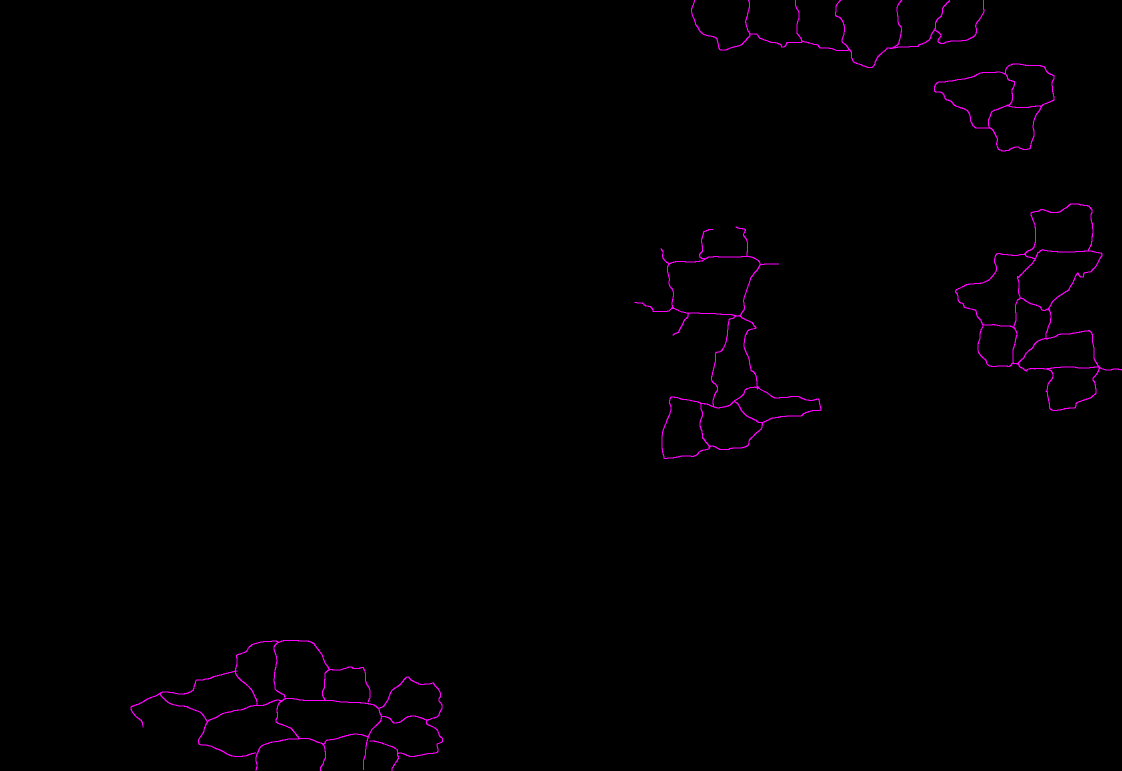
#> input picture tools/classic-map/manual_borders.png, 2244 x 1542 px (shown at 1/2 size)
$ python generate.py ../classic-map/manual_borders.png ../classic-map/manual_borders.png ../classic-map/manual_borders.png ../classic-map/manual_borders.png
#> lines starting #> are read from the running program, lines starting #| are printed output that depends on the picture; after the words box and inside, x2 and y2 are one past the last pixel; in counts of white or black regions, pixels touching at a corner belong together
"""Generátor obrysů zemí pro mapu K ligy (a dalších lig) z TAKTICKÉ grafiky (dlaždice mapaK1_<n>s.gif).

python generate.py full_s.png seeds.txt outdir [fixes.txt]
  full_s.png = slepená taktická mapa (3×3 dlaždice 748×514)
  seeds.txt  = "id:x,y,w,h ..." (pozice div.land v souřadnicích mřížky)
  fixes.txt  = ruční opravy, řádky:
                 seed <id> <x> <y>   další semínko země (např. druhý břeh řeky)
                 void <x> <y>        místo, které nepatří žádné zemi
                 move <id> <x> <y>   přesunout hlavní semínko (tlačítko země leží mimo ni)
                 line x1 y1 x2 y2 …  dokreslit hranici (lomená čára)
                 hardbox x0 y0 x1 y1 v obdélníku jsou čáry taktické mapy neprůchodné
                 lineowner x0 y0 x1 y1 A B  pixely čar v obdélníku mezi zeměmi A a B dostane A
                                     (hranice pak vede po okraji čáry na straně B)
Výstup: regions.json, borders.png, check.png
"""
import sys, os, json, numpy as np, cv2
from PIL import Image
from scipy import ndimage as ndi
from skimage.segmentation import watershed

full, seedsf, outdir = sys.argv[1], sys.argv[2], sys.argv[3]
fixesf = sys.argv[4] if len(sys.argv) > 4 else None
a = np.array(Image.open(full).convert('RGB')).astype(int)
H, W, _ = a.shape
#> H = 1542; W = 2244
r, g, b = a[..., 0], a[..., 1], a[..., 2]
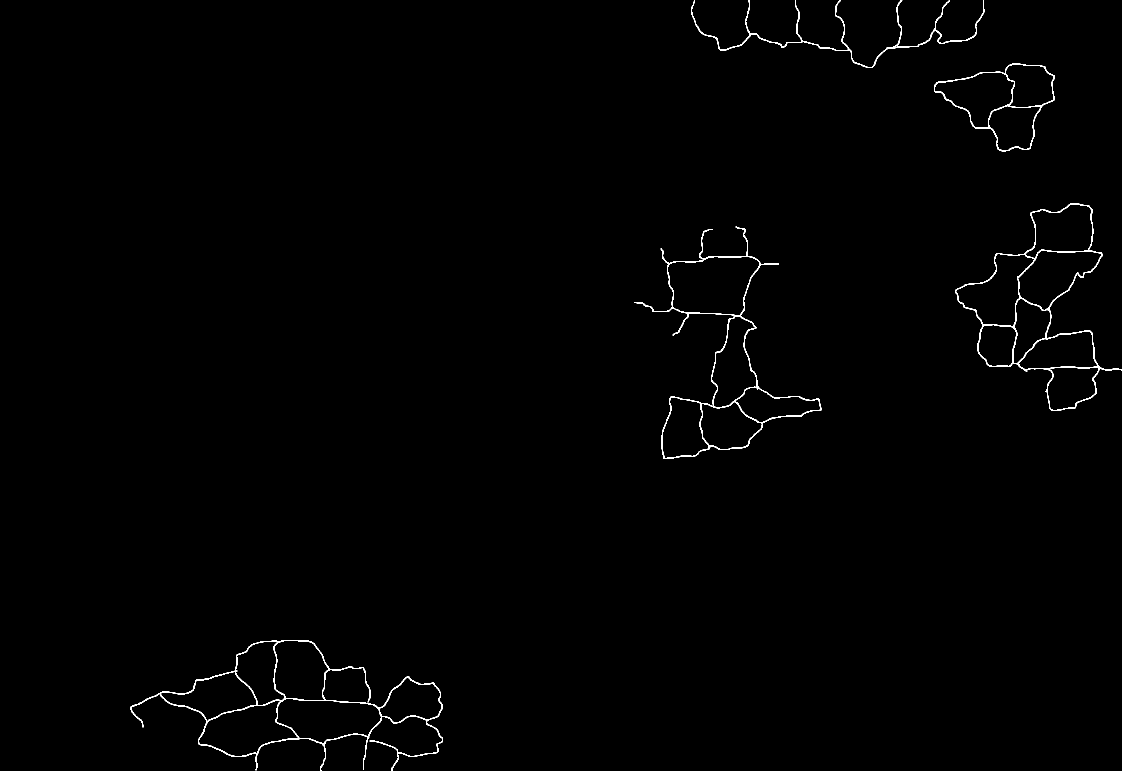
#> r: shape (1542, 2244) int64 (shown at 1/2 size); 0.64% white in thin lines or dots, all inside (x1, y1, x2, y2) = (261, 0, 2244, 1542)
#> g: shape (1542, 2244) int64; every value is 0
mx, mn = a.max(2), a.min(2)

seeds = {}
#> (the run stopped early here; a loop or call above may not have finished)
